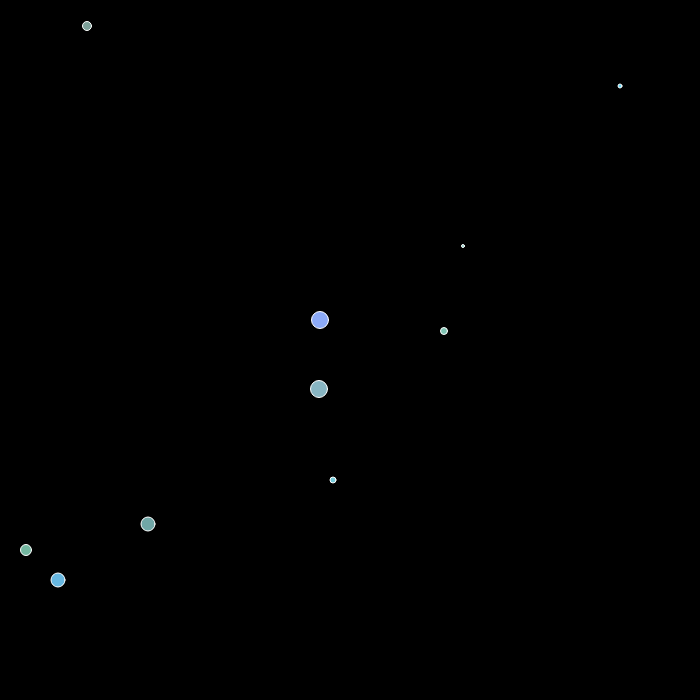
Frame 1 (no input)
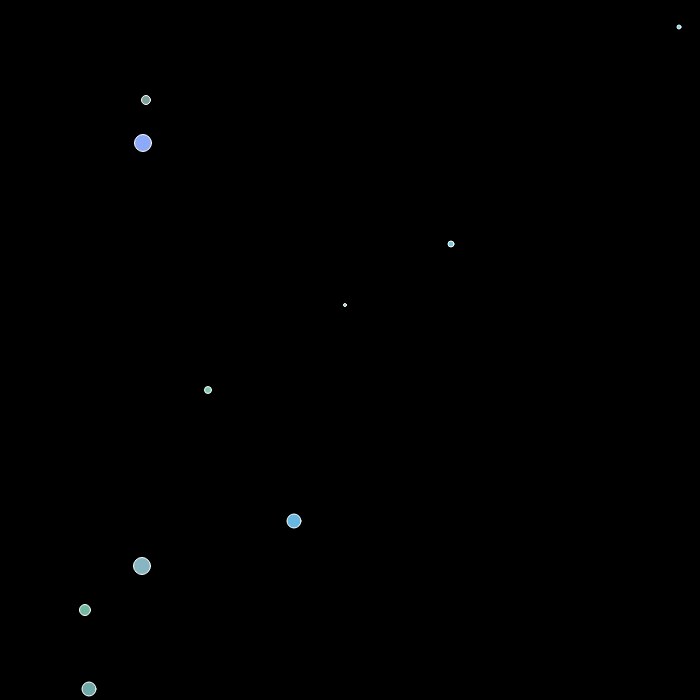
Frame 60 (no input)
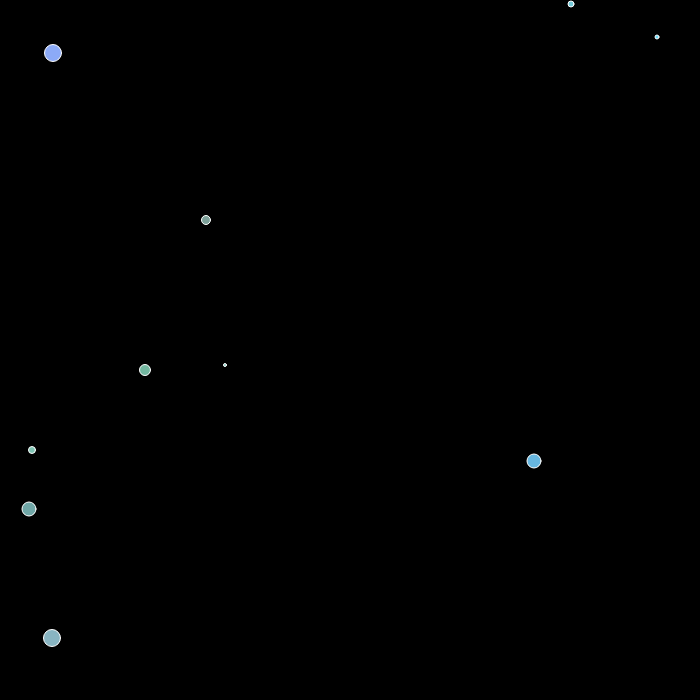
Frame 120 (the mouse pressed at the canvas centre since frame 60)

The p5.js sketch that drew these frames (run headless with seeded random() and noise() and a simulated clock; from frame 60 on, the mouse is pressed at the canvas centre):

// p5.js sketch
// ── sketch.js
let n = 10;
let x = new Array(10).fill(0);
let y = new Array(10).fill(0);
let d = new Array(10).fill(0);
let vx = new Array(10).fill(0);
let vy = new Array(10).fill(0);
let c = [];

function setup() {
  createCanvas(700, 700);
  for (let i = 0; i < x.length; i++) {
    d[i] = int(random(2, 20));
    x[i] = int(random(d[i] / 2, width - d[i] / 2));
    y[i] = int(random(d[i] / 2, height - d[i] / 2));
    while (vx[i] === 0)
      vx[i] = int(random(-5, 5));
    while (vy[i] === 0)
      vy[i] = int(random(-5, 5));
    c[i] = color(random(100, 140), random(150, 220), random(150, 250));
  }
}

function draw() {
  background(0);
  for (let i = 0; i < x.length; i++) {
    pingpong(i);
    fill(c[i]);
    stroke(255);
    ellipse(x[i], y[i], d[i], d[i]);
  }
}

function pingpong(i) {
  if (x[i] >= width - d[i] / 2 || x[i] <= d[i] / 2)
    vx[i] = -vx[i];
  if (y[i] >= height - d[i] / 2 || y[i] <= d[i] / 2)
    vy[i] = -vy[i];
  x[i] += vx[i];
  y[i] += vy[i];
}
